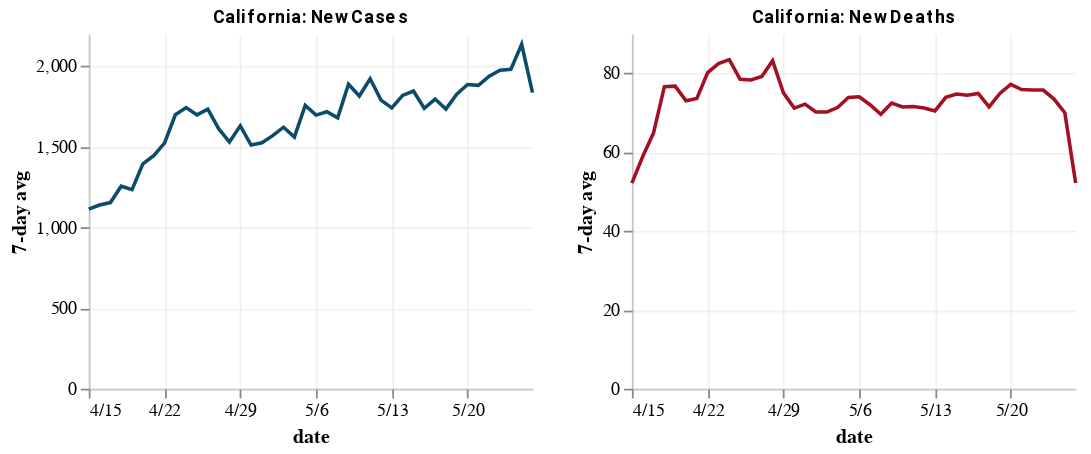
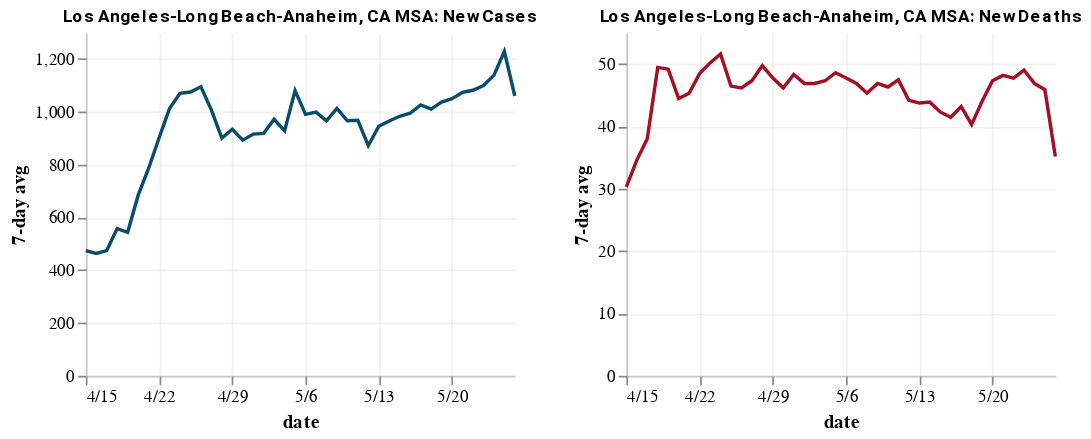

Notebook code cell kept with these figures, in order:
### Code cell
ca = utils.state_case_charts(state_name, start_date)
la_msa = utils.msa_case_charts("Los Angeles", start_date)

### Figure 1 — Vega-Lite specification as saved in the notebook (floating-point values rounded to 4 significant figures)
{"config": {"view": {"continuousWidth": 400, "continuousHeight": 300, "strokeOpacity": 0}, "axis": {"domainOpacity": 0.4, "gridOpacity": 0.4}, "title": {"anchor": "middle", "color": "black", "font": "Roboto", "fontSize": 10}}, "hconcat": [{"mark": "line", "encoding": {"color": {"value": "#0A4C6A"}, "x": {"type": "temporal", "axis": {"format": "%-m/%-d"}, "field": "date", "timeUnit": "monthdate", "title": "date"}, "y": {"type": "quantitative", "field": "cases_avg7", "title": "7-day avg"}}, "height": 200, "title": "California: New Cases", "width": 250}, {"mark": "line", "encoding": {"color": {"value": "#A30F23"}, "x": {"type": "temporal", "axis": {"format": "%-m/%-d"}, "field": "date", "timeUnit": "monthdate", "title": "date"}, "y": {"type": "quantitative", "field": "deaths_avg7", "title": "7-day avg"}}, "height": 200, "title": "California: New Deaths", "width": 250}], "data": {"name": "data-5a8d28244cfb791e0d552296d63445cf"}, "$schema": "https://vega.github.io/schema/vega-lite/v4.0.2.json", "datasets": {"data-5a8d28244cfb791e0d552296d63445cf": [{"state": "California", "state_abbrev": "CA", "date": "2020-04-15T07:00:00+00:00", "cases": 26686, "deaths": 860, "new_cases": 1330, "new_deaths": 93, "cases_avg7": 1113.0, "deaths_avg3": 73.33, "deaths_avg7": 52.14}, {"state": "California", "state_abbrev": "CA", "date": "2020-04-16T07:00:00+00:00", "cases": 27677, "deaths": 956, "new_cases": 991, "new_deaths": 96, "cases_avg7": 1138.0, "deaths_avg3": 80.67, "deaths_avg7": 58.86}, {"state": "California", "state_abbrev": "CA", "date": "2020-04-17T07:00:00+00:00", "cases": 29157, "deaths": 1037, "new_cases": 1480, "new_deaths": 81, "cases_avg7": 1154.0, "deaths_avg3": 90.0, "deaths_avg7": 64.86}, {"state": "California", "state_abbrev": "CA", "date": "2020-04-18T07:00:00+00:00", "cases": 30491, "deaths": 1140, "new_cases": 1334, "new_deaths": 103, "cases_avg7": 1255.0, "deaths_avg3": 93.33, "deaths_avg7": 76.57}, {"state": "California", "state_abbrev": "CA", "date": "2020-04-19T07:00:00+00:00", "cases": 31431, "deaths": 1177, "new_cases": 940, "new_deaths": 37, "cases_avg7": 1234.0, "deaths_avg3": 73.67, "deaths_avg7": 76.71}, {"state": "California", "state_abbrev": "CA", "date": "2020-04-20T07:00:00+00:00", "cases": 33686, "deaths": 1225, "new_cases": 2255, "new_deaths": 48, "cases_avg7": 1394.0, "deaths_avg3": 62.67, "deaths_avg7": 73.0}, {"state": "California", "state_abbrev": "CA", "date": "2020-04-21T07:00:00+00:00", "cases": 35465, "deaths": 1282, "new_cases": 1779, "new_deaths": 57, "cases_avg7": 1444.0, "deaths_avg3": 47.33, "deaths_avg7": 73.57}, {"state": "California", "state_abbrev": "CA", "date": "2020-04-22T07:00:00+00:00", "cases": 37344, "deaths": 1421, "new_cases": 1879, "new_deaths": 139, "cases_avg7": 1523.0, "deaths_avg3": 81.33, "deaths_avg7": 80.14}, {"state": "California", "state_abbrev": "CA", "date": "2020-04-23T07:00:00+00:00", "cases": 39561, "deaths": 1533, "new_cases": 2217, "new_deaths": 112, "cases_avg7": 1698.0, "deaths_avg3": 102.7, "deaths_avg7": 82.43}, {"state": "California", "state_abbrev": "CA", "date": "2020-04-24T07:00:00+00:00", "cases": 41355, "deaths": 1621, "new_cases": 1794, "new_deaths": 88, "cases_avg7": 1743.0, "deaths_avg3": 113.0, "deaths_avg7": 83.43}, {"state": "California", "state_abbrev": "CA", "date": "2020-04-25T07:00:00+00:00", "cases": 42368, "deaths": 1689, "new_cases": 1013, "new_deaths": 68, "cases_avg7": 1697.0, "deaths_avg3": 89.33, "deaths_avg7": 78.43}, {"state": "California", "state_abbrev": "CA", "date": "2020-04-26T07:00:00+00:00", "cases": 43558, "deaths": 1725, "new_cases": 1190, "new_deaths": 36, "cases_avg7": 1732.0, "deaths_avg3": 64.0, "deaths_avg7": 78.29}, {"state": "California", "state_abbrev": "CA", "date": "2020-04-27T07:00:00+00:00", "cases": 44966, "deaths": 1779, "new_cases": 1408, "new_deaths": 54, "cases_avg7": 1611.0, "deaths_avg3": 52.67, "deaths_avg7": 79.14}, {"state": "California", "state_abbrev": "CA", "date": "2020-04-28T07:00:00+00:00", "cases": 46164, "deaths": 1864, "new_cases": 1198, "new_deaths": 85, "cases_avg7": 1528.0, "deaths_avg3": 58.33, "deaths_avg7": 83.14}, {"state": "California", "state_abbrev": "CA", "date": "2020-04-29T07:00:00+00:00", "cases": 48747, "deaths": 1946, "new_cases": 2583, "new_deaths": 82, "cases_avg7": 1629.0, "deaths_avg3": 73.67, "deaths_avg7": 75.0}, {"state": "California", "state_abbrev": "CA", "date": "2020-04-30T07:00:00+00:00", "cases": 50130, "deaths": 2031, "new_cases": 1383, "new_deaths": 85, "cases_avg7": 1510.0, "deaths_avg3": 84.0, "deaths_avg7": 71.14}, {"state": "California", "state_abbrev": "CA", "date": "2020-05-01T07:00:00+00:00", "cases": 52026, "deaths": 2126, "new_cases": 1896, "new_deaths": 95, "cases_avg7": 1524.0, "deaths_avg3": 87.33, "deaths_avg7": 72.14}, {"state": "California", "state_abbrev": "CA", "date": "2020-05-02T07:00:00+00:00", "cases": 53347, "deaths": 2180, "new_cases": 1321, "new_deaths": 54, "cases_avg7": 1568.0, "deaths_avg3": 78.0, "deaths_avg7": 70.14}, {"state": "California", "state_abbrev": "CA", "date": "2020-05-03T07:00:00+00:00", "cases": 54903, "deaths": 2216, "new_cases": 1556, "new_deaths": 36, "cases_avg7": 1621.0, "deaths_avg3": 61.67, "deaths_avg7": 70.14}, {"state": "California", "state_abbrev": "CA", "date": "2020-05-04T07:00:00+00:00", "cases": 55884, "deaths": 2278, "new_cases": 981, "new_deaths": 62, "cases_avg7": 1560.0, "deaths_avg3": 50.67, "deaths_avg7": 71.29}, {"state": "California", "state_abbrev": "CA", "date": "2020-05-05T07:00:00+00:00", "cases": 58456, "deaths": 2381, "new_cases": 2572, "new_deaths": 103, "cases_avg7": 1756.0, "deaths_avg3": 67.0, "deaths_avg7": 73.86}, {"state": "California", "state_abbrev": "CA", "date": "2020-05-06T07:00:00+00:00", "cases": 60616, "deaths": 2464, "new_cases": 2160, "new_deaths": 83, "cases_avg7": 1696.0, "deaths_avg3": 82.67, "deaths_avg7": 74.0}, {"state": "California", "state_abbrev": "CA", "date": "2020-05-07T07:00:00+00:00", "cases": 62148, "deaths": 2535, "new_cases": 1532, "new_deaths": 71, "cases_avg7": 1717.0, "deaths_avg3": 85.67, "deaths_avg7": 72.0}, {"state": "California", "state_abbrev": "CA", "date": "2020-05-08T07:00:00+00:00", "cases": 63779, "deaths": 2613, "new_cases": 1631, "new_deaths": 78, "cases_avg7": 1679.0, "deaths_avg3": 77.33, "deaths_avg7": 69.57}, {"state": "California", "state_abbrev": "CA", "date": "2020-05-09T07:00:00+00:00", "cases": 66558, "deaths": 2687, "new_cases": 2779, "new_deaths": 74, "cases_avg7": 1887.0, "deaths_avg3": 74.33, "deaths_avg7": 72.43}, {"state": "California", "state_abbrev": "CA", "date": "2020-05-10T07:00:00+00:00", "cases": 67600, "deaths": 2716, "new_cases": 1042, "new_deaths": 29, "cases_avg7": 1814.0, "deaths_avg3": 60.33, "deaths_avg7": 71.43}, {"state": "California", "state_abbrev": "CA", "date": "2020-05-11T07:00:00+00:00", "cases": 69329, "deaths": 2779, "new_cases": 1729, "new_deaths": 63, "cases_avg7": 1921.0, "deaths_avg3": 55.33, "deaths_avg7": 71.57}, {"state": "California", "state_abbrev": "CA", "date": "2020-05-12T07:00:00+00:00", "cases": 70978, "deaths": 2879, "new_cases": 1649, "new_deaths": 100, "cases_avg7": 1789.0, "deaths_avg3": 64.0, "deaths_avg7": 71.14}, {"state": "California", "state_abbrev": "CA", "date": "2020-05-13T07:00:00+00:00", "cases": 72798, "deaths": 2957, "new_cases": 1820, "new_deaths": 78, "cases_avg7": 1740.0, "deaths_avg3": 80.33, "deaths_avg7": 70.43}, {"state": "California", "state_abbrev": "CA", "date": "2020-05-14T07:00:00+00:00", "cases": 74871, "deaths": 3052, "new_cases": 2073, "new_deaths": 95, "cases_avg7": 1818.0, "deaths_avg3": 91.0, "deaths_avg7": 73.86}, {"state": "California", "state_abbrev": "CA", "date": "2020-05-15T07:00:00+00:00", "cases": 76693, "deaths": 3136, "new_cases": 1822, "new_deaths": 84, "cases_avg7": 1845.0, "deaths_avg3": 85.67, "deaths_avg7": 74.71}, {"state": "California", "state_abbrev": "CA", "date": "2020-05-16T07:00:00+00:00", "cases": 78725, "deaths": 3208, "new_cases": 2032, "new_deaths": 72, "cases_avg7": 1738.0, "deaths_avg3": 83.67, "deaths_avg7": 74.43}, {"state": "California", "state_abbrev": "CA", "date": "2020-05-17T07:00:00+00:00", "cases": 80166, "deaths": 3240, "new_cases": 1441, "new_deaths": 32, "cases_avg7": 1795.0, "deaths_avg3": 62.67, "deaths_avg7": 74.86}, {"state": "California", "state_abbrev": "CA", "date": "2020-05-18T07:00:00+00:00", "cases": 81457, "deaths": 3279, "new_cases": 1291, "new_deaths": 39, "cases_avg7": 1733.0, "deaths_avg3": 47.67, "deaths_avg7": 71.43}, {"state": "California", "state_abbrev": "CA", "date": "2020-05-19T07:00:00+00:00", "cases": 83752, "deaths": 3403, "new_cases": 2295, "new_deaths": 124, "cases_avg7": 1825.0, "deaths_avg3": 65.0, "deaths_avg7": 74.86}, {"state": "California", "state_abbrev": "CA", "date": "2020-05-20T07:00:00+00:00", "cases": 85997, "deaths": 3497, "new_cases": 2245, "new_deaths": 94, "cases_avg7": 1886.0, "deaths_avg3": 85.67, "deaths_avg7": 77.14}, {"state": "California", "state_abbrev": "CA", "date": "2020-05-21T07:00:00+00:00", "cases": 88031, "deaths": 3583, "new_cases": 2034, "new_deaths": 86, "cases_avg7": 1880.0, "deaths_avg3": 101.3, "deaths_avg7": 75.86}, {"state": "California", "state_abbrev": "CA", "date": "2020-05-22T07:00:00+00:00", "cases": 90252, "deaths": 3666, "new_cases": 2221, "new_deaths": 83, "cases_avg7": 1937.0, "deaths_avg3": 87.67, "deaths_avg7": 75.71}, {"state": "California", "state_abbrev": "CA", "date": "2020-05-23T07:00:00+00:00", "cases": 92539, "deaths": 3738, "new_cases": 2287, "new_deaths": 72, "cases_avg7": 1973.0, "deaths_avg3": 80.33, "deaths_avg7": 75.71}, {"state": "California", "state_abbrev": "CA", "date": "2020-05-24T07:00:00+00:00", "cases": 94020, "deaths": 3754, "new_cases": 1481, "new_deaths": 16, "cases_avg7": 1979.0, "deaths_avg3": 57.0, "deaths_avg7": 73.43}, {"state": "California", "state_abbrev": "CA", "date": "2020-05-25T07:00:00+00:00", "cases": 96400, "deaths": 3769, "new_cases": 2380, "new_deaths": 15, "cases_avg7": 2135.0, "deaths_avg3": 34.33, "deaths_avg7": 70.0}, {"state": "California", "state_abbrev": "CA", "date": "2020-05-26T07:00:00+00:00", "cases": 96595, "deaths": 3768, "new_cases": 195, "new_deaths": -1, "cases_avg7": 1835.0, "deaths_avg3": 10.0, "deaths_avg7": 52.14}]}}

### Figure 2 — Vega-Lite specification as saved in the notebook (floating-point values rounded to 4 significant figures)
{"config": {"view": {"continuousWidth": 400, "continuousHeight": 300, "strokeOpacity": 0}, "axis": {"domainOpacity": 0.4, "gridOpacity": 0.4}, "title": {"anchor": "middle", "color": "black", "font": "Roboto", "fontSize": 10}}, "hconcat": [{"mark": "line", "encoding": {"color": {"value": "#0A4C6A"}, "x": {"type": "temporal", "axis": {"format": "%-m/%-d"}, "field": "date", "timeUnit": "monthdate", "title": "date"}, "y": {"type": "quantitative", "field": "cases_avg7", "title": "7-day avg"}}, "height": 200, "title": "Los Angeles-Long Beach-Anaheim, CA MSA: New Cases", "width": 250}, {"mark": "line", "encoding": {"color": {"value": "#A30F23"}, "x": {"type": "temporal", "axis": {"format": "%-m/%-d"}, "field": "date", "timeUnit": "monthdate", "title": "date"}, "y": {"type": "quantitative", "field": "deaths_avg7", "title": "7-day avg"}}, "height": 200, "title": "Los Angeles-Long Beach-Anaheim, CA MSA: New Deaths", "width": 250}], "data": {"name": "data-f513d087851666b33f3d1ae0ba1ff8b0"}, "$schema": "https://vega.github.io/schema/vega-lite/v4.0.2.json", "datasets": {"data-f513d087851666b33f3d1ae0ba1ff8b0": [{"msa": "Los Angeles-Long Beach-Anaheim, CA", "msa_pop": 13210000.0, "date": "2020-04-15T07:00:00+00:00", "cases": 11893, "deaths": 427, "new_cases": 547.0, "new_deaths": 48.0, "cases_avg7": 474.0, "deaths_avg3": 46.33, "deaths_avg7": 30.29}, {"msa": "Los Angeles-Long Beach-Anaheim, CA", "msa_pop": 13210000.0, "date": "2020-04-16T07:00:00+00:00", "cases": 12279, "deaths": 482, "new_cases": 386.0, "new_deaths": 55.0, "cases_avg7": 463.6, "deaths_avg3": 47.0, "deaths_avg7": 34.57}, {"msa": "Los Angeles-Long Beach-Anaheim, CA", "msa_pop": 13210000.0, "date": "2020-04-17T07:00:00+00:00", "cases": 12901, "deaths": 525, "new_cases": 622.0, "new_deaths": 43.0, "cases_avg7": 474.3, "deaths_avg3": 48.67, "deaths_avg7": 38.0}, {"msa": "Los Angeles-Long Beach-Anaheim, CA", "msa_pop": 13210000.0, "date": "2020-04-18T07:00:00+00:00", "cases": 13577, "deaths": 608, "new_cases": 676.0, "new_deaths": 83.0, "cases_avg7": 557.6, "deaths_avg3": 60.33, "deaths_avg7": 49.43}, {"msa": "Los Angeles-Long Beach-Anaheim, CA", "msa_pop": 13210000.0, "date": "2020-04-19T07:00:00+00:00", "cases": 13977, "deaths": 632, "new_cases": 400.0, "new_deaths": 24.0, "cases_avg7": 543.7, "deaths_avg3": 50.0, "deaths_avg7": 49.14}, {"msa": "Los Angeles-Long Beach-Anaheim, CA", "msa_pop": 13210000.0, "date": "2020-04-20T07:00:00+00:00", "cases": 15499, "deaths": 652, "new_cases": 1522.0, "new_deaths": 20.0, "cases_avg7": 683.3, "deaths_avg3": 42.33, "deaths_avg7": 44.43}, {"msa": "Los Angeles-Long Beach-Anaheim, CA", "msa_pop": 13210000.0, "date": "2020-04-21T07:00:00+00:00", "cases": 16844, "deaths": 696, "new_cases": 1345.0, "new_deaths": 44.0, "cases_avg7": 785.4, "deaths_avg3": 29.33, "deaths_avg7": 45.29}, {"msa": "Los Angeles-Long Beach-Anaheim, CA", "msa_pop": 13210000.0, "date": "2020-04-22T07:00:00+00:00", "cases": 18200, "deaths": 766, "new_cases": 1356.0, "new_deaths": 70.0, "cases_avg7": 901.0, "deaths_avg3": 44.67, "deaths_avg7": 48.43}, {"msa": "Los Angeles-Long Beach-Anaheim, CA", "msa_pop": 13210000.0, "date": "2020-04-23T07:00:00+00:00", "cases": 19364, "deaths": 833, "new_cases": 1164.0, "new_deaths": 67.0, "cases_avg7": 1012.0, "deaths_avg3": 60.33, "deaths_avg7": 50.14}, {"msa": "Los Angeles-Long Beach-Anaheim, CA", "msa_pop": 13210000.0, "date": "2020-04-24T07:00:00+00:00", "cases": 20390, "deaths": 886, "new_cases": 1026.0, "new_deaths": 53.0, "cases_avg7": 1070.0, "deaths_avg3": 63.33, "deaths_avg7": 51.57}, {"msa": "Los Angeles-Long Beach-Anaheim, CA", "msa_pop": 13210000.0, "date": "2020-04-25T07:00:00+00:00", "cases": 21102, "deaths": 933, "new_cases": 712.0, "new_deaths": 47.0, "cases_avg7": 1075.0, "deaths_avg3": 55.67, "deaths_avg7": 46.43}, {"msa": "Los Angeles-Long Beach-Anaheim, CA", "msa_pop": 13210000.0, "date": "2020-04-26T07:00:00+00:00", "cases": 21641, "deaths": 955, "new_cases": 539.0, "new_deaths": 22.0, "cases_avg7": 1095.0, "deaths_avg3": 40.67, "deaths_avg7": 46.14}, {"msa": "Los Angeles-Long Beach-Anaheim, CA", "msa_pop": 13210000.0, "date": "2020-04-27T07:00:00+00:00", "cases": 22549, "deaths": 983, "new_cases": 908.0, "new_deaths": 28.0, "cases_avg7": 1007.0, "deaths_avg3": 32.33, "deaths_avg7": 47.29}, {"msa": "Los Angeles-Long Beach-Anaheim, CA", "msa_pop": 13210000.0, "date": "2020-04-28T07:00:00+00:00", "cases": 23147, "deaths": 1044, "new_cases": 598.0, "new_deaths": 61.0, "cases_avg7": 900.4, "deaths_avg3": 37.0, "deaths_avg7": 49.71}, {"msa": "Los Angeles-Long Beach-Anaheim, CA", "msa_pop": 13210000.0, "date": "2020-04-29T07:00:00+00:00", "cases": 24737, "deaths": 1100, "new_cases": 1590.0, "new_deaths": 56.0, "cases_avg7": 933.9, "deaths_avg3": 48.33, "deaths_avg7": 47.71}, {"msa": "Los Angeles-Long Beach-Anaheim, CA", "msa_pop": 13210000.0, "date": "2020-04-30T07:00:00+00:00", "cases": 25613, "deaths": 1156, "new_cases": 876.0, "new_deaths": 56.0, "cases_avg7": 892.7, "deaths_avg3": 57.67, "deaths_avg7": 46.14}, {"msa": "Los Angeles-Long Beach-Anaheim, CA", "msa_pop": 13210000.0, "date": "2020-05-01T07:00:00+00:00", "cases": 26799, "deaths": 1224, "new_cases": 1186.0, "new_deaths": 68.0, "cases_avg7": 915.6, "deaths_avg3": 60.0, "deaths_avg7": 48.29}, {"msa": "Los Angeles-Long Beach-Anaheim, CA", "msa_pop": 13210000.0, "date": "2020-05-02T07:00:00+00:00", "cases": 27530, "deaths": 1261, "new_cases": 731.0, "new_deaths": 37.0, "cases_avg7": 918.3, "deaths_avg3": 53.67, "deaths_avg7": 46.86}, {"msa": "Los Angeles-Long Beach-Anaheim, CA", "msa_pop": 13210000.0, "date": "2020-05-03T07:00:00+00:00", "cases": 28442, "deaths": 1283, "new_cases": 912.0, "new_deaths": 22.0, "cases_avg7": 971.6, "deaths_avg3": 42.33, "deaths_avg7": 46.86}, {"msa": "Los Angeles-Long Beach-Anaheim, CA", "msa_pop": 13210000.0, "date": "2020-05-04T07:00:00+00:00", "cases": 29044, "deaths": 1314, "new_cases": 602.0, "new_deaths": 31.0, "cases_avg7": 927.9, "deaths_avg3": 30.0, "deaths_avg7": 47.29}, {"msa": "Los Angeles-Long Beach-Anaheim, CA", "msa_pop": 13210000.0, "date": "2020-05-05T07:00:00+00:00", "cases": 30709, "deaths": 1384, "new_cases": 1665.0, "new_deaths": 70.0, "cases_avg7": 1080.0, "deaths_avg3": 41.0, "deaths_avg7": 48.57}, {"msa": "Los Angeles-Long Beach-Anaheim, CA", "msa_pop": 13210000.0, "date": "2020-05-06T07:00:00+00:00", "cases": 31669, "deaths": 1434, "new_cases": 960.0, "new_deaths": 50.0, "cases_avg7": 990.3, "deaths_avg3": 50.33, "deaths_avg7": 47.71}, {"msa": "Los Angeles-Long Beach-Anaheim, CA", "msa_pop": 13210000.0, "date": "2020-05-07T07:00:00+00:00", "cases": 32603, "deaths": 1484, "new_cases": 934.0, "new_deaths": 50.0, "cases_avg7": 998.6, "deaths_avg3": 56.67, "deaths_avg7": 46.86}, {"msa": "Los Angeles-Long Beach-Anaheim, CA", "msa_pop": 13210000.0, "date": "2020-05-08T07:00:00+00:00", "cases": 33559, "deaths": 1541, "new_cases": 956.0, "new_deaths": 57.0, "cases_avg7": 965.7, "deaths_avg3": 52.33, "deaths_avg7": 45.29}, {"msa": "Los Angeles-Long Beach-Anaheim, CA", "msa_pop": 13210000.0, "date": "2020-05-09T07:00:00+00:00", "cases": 34621, "deaths": 1589, "new_cases": 1062.0, "new_deaths": 48.0, "cases_avg7": 1013.0, "deaths_avg3": 51.67, "deaths_avg7": 46.86}, {"msa": "Los Angeles-Long Beach-Anaheim, CA", "msa_pop": 13210000.0, "date": "2020-05-10T07:00:00+00:00", "cases": 35205, "deaths": 1607, "new_cases": 584.0, "new_deaths": 18.0, "cases_avg7": 966.1, "deaths_avg3": 41.0, "deaths_avg7": 46.29}, {"msa": "Los Angeles-Long Beach-Anaheim, CA", "msa_pop": 13210000.0, "date": "2020-05-11T07:00:00+00:00", "cases": 35820, "deaths": 1646, "new_cases": 615.0, "new_deaths": 39.0, "cases_avg7": 968.0, "deaths_avg3": 35.0, "deaths_avg7": 47.43}, {"msa": "Los Angeles-Long Beach-Anaheim, CA", "msa_pop": 13210000.0, "date": "2020-05-12T07:00:00+00:00", "cases": 36813, "deaths": 1693, "new_cases": 993.0, "new_deaths": 47.0, "cases_avg7": 872.0, "deaths_avg3": 34.67, "deaths_avg7": 44.14}, {"msa": "Los Angeles-Long Beach-Anaheim, CA", "msa_pop": 13210000.0, "date": "2020-05-13T07:00:00+00:00", "cases": 38287, "deaths": 1740, "new_cases": 1474.0, "new_deaths": 47.0, "cases_avg7": 945.4, "deaths_avg3": 44.33, "deaths_avg7": 43.71}, {"msa": "Los Angeles-Long Beach-Anaheim, CA", "msa_pop": 13210000.0, "date": "2020-05-14T07:00:00+00:00", "cases": 39360, "deaths": 1791, "new_cases": 1073.0, "new_deaths": 51.0, "cases_avg7": 965.3, "deaths_avg3": 48.33, "deaths_avg7": 43.86}, {"msa": "Los Angeles-Long Beach-Anaheim, CA", "msa_pop": 13210000.0, "date": "2020-05-15T07:00:00+00:00", "cases": 40441, "deaths": 1837, "new_cases": 1081.0, "new_deaths": 46.0, "cases_avg7": 983.1, "deaths_avg3": 48.0, "deaths_avg7": 42.29}, {"msa": "Los Angeles-Long Beach-Anaheim, CA", "msa_pop": 13210000.0, "date": "2020-05-16T07:00:00+00:00", "cases": 41582, "deaths": 1879, "new_cases": 1141.0, "new_deaths": 42.0, "cases_avg7": 994.4, "deaths_avg3": 46.33, "deaths_avg7": 41.43}, {"msa": "Los Angeles-Long Beach-Anaheim, CA", "msa_pop": 13210000.0, "date": "2020-05-17T07:00:00+00:00", "cases": 42387, "deaths": 1909, "new_cases": 805.0, "new_deaths": 30.0, "cases_avg7": 1026.0, "deaths_avg3": 39.33, "deaths_avg7": 43.14}, {"msa": "Los Angeles-Long Beach-Anaheim, CA", "msa_pop": 13210000.0, "date": "2020-05-18T07:00:00+00:00", "cases": 42892, "deaths": 1928, "new_cases": 505.0, "new_deaths": 19.0, "cases_avg7": 1010.0, "deaths_avg3": 30.33, "deaths_avg7": 40.29}, {"msa": "Los Angeles-Long Beach-Anaheim, CA", "msa_pop": 13210000.0, "date": "2020-05-19T07:00:00+00:00", "cases": 44073, "deaths": 2001, "new_cases": 1181.0, "new_deaths": 73.0, "cases_avg7": 1037.0, "deaths_avg3": 40.67, "deaths_avg7": 44.0}, {"msa": "Los Angeles-Long Beach-Anaheim, CA", "msa_pop": 13210000.0, "date": "2020-05-20T07:00:00+00:00", "cases": 45637, "deaths": 2071, "new_cases": 1564.0, "new_deaths": 70.0, "cases_avg7": 1050.0, "deaths_avg3": 54.0, "deaths_avg7": 47.29}, {"msa": "Los Angeles-Long Beach-Anaheim, CA", "msa_pop": 13210000.0, "date": "2020-05-21T07:00:00+00:00", "cases": 46878, "deaths": 2128, "new_cases": 1241.0, "new_deaths": 57.0, "cases_avg7": 1074.0, "deaths_avg3": 66.67, "deaths_avg7": 48.14}, {"msa": "Los Angeles-Long Beach-Anaheim, CA", "msa_pop": 13210000.0, "date": "2020-05-22T07:00:00+00:00", "cases": 48011, "deaths": 2171, "new_cases": 1133.0, "new_deaths": 43.0, "cases_avg7": 1081.0, "deaths_avg3": 56.67, "deaths_avg7": 47.71}, {"msa": "Los Angeles-Long Beach-Anaheim, CA", "msa_pop": 13210000.0, "date": "2020-05-23T07:00:00+00:00", "cases": 49278, "deaths": 2222, "new_cases": 1267.0, "new_deaths": 51.0, "cases_avg7": 1099.0, "deaths_avg3": 50.33, "deaths_avg7": 49.0}, {"msa": "Los Angeles-Long Beach-Anaheim, CA", "msa_pop": 13210000.0, "date": "2020-05-24T07:00:00+00:00", "cases": 50353, "deaths": 2237, "new_cases": 1075.0, "new_deaths": 15.0, "cases_avg7": 1138.0, "deaths_avg3": 36.33, "deaths_avg7": 46.86}, {"msa": "Los Angeles-Long Beach-Anaheim, CA", "msa_pop": 13210000.0, "date": "2020-05-25T07:00:00+00:00", "cases": 51492, "deaths": 2249, "new_cases": 1139.0, "new_deaths": 12.0, "cases_avg7": 1229.0, "deaths_avg3": 26.0, "deaths_avg7": 45.86}, {"msa": "Los Angeles-Long Beach-Anaheim, CA", "msa_pop": 13210000.0, "date": "2020-05-26T07:00:00+00:00", "cases": 51492, "deaths": 2247, "new_cases": 0.0, "new_deaths": -2.0, "cases_avg7": 1060.0, "deaths_avg3": 8.333, "deaths_avg7": 35.14}]}}
